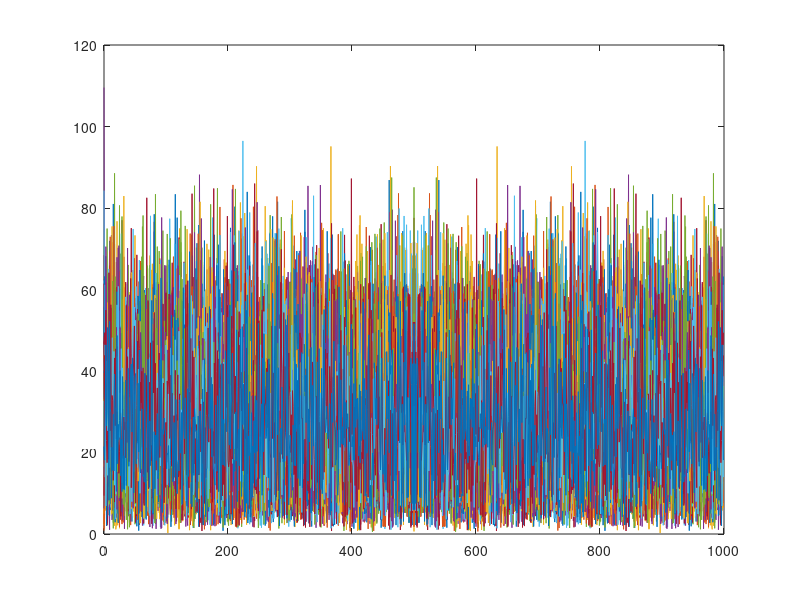

This figure's MATLAB source: (Note: this script raises an error after producing the figure.)
% clear workspace
clear;

% settings
L = 1000;
M = 50;
t = (0:L-1);
y = randn(M, L);

% figure for task 6
figure(7);
clf;

y = fft(y');
ymag = abs(y);
ymagmean = mean(ymag, 2);


% 2 subplots
%subplot(2,1,1);
plot(t,ymag);
%xlabel('t');
%ylabel('amp');

%subplot(2,1,2);
plot(FftShiftedFreqs(L, 1), fftshift(ymagmean));
%xlabel('freq');
%ylabel('magnitude');
ylim([0 50]);
xlabel('t');
ylabel('freqs');
